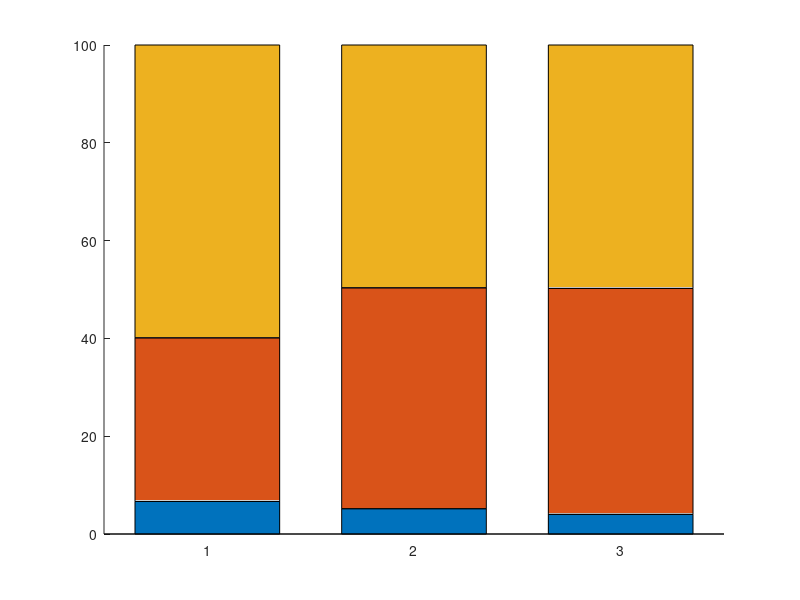

This figure's MATLAB source: (Note: this script raises an error after producing the figure.)
%% VIP
clear
load('FigureS4.mat','VIP','-mat');
Animals = VIP.Animals;
All_Delta_df_against_N_CellTag = VIP.All_Delta_df_against_N_CellTag;
Fraction_CellTag_combo = VIP.Fraction_CellTag_combo;
Fraction_mvm_in_celltage_dec = VIP.Fraction_mvm_in_celltage_dec;
combo_Fraction_mvm_in_celltage_dec = VIP.combo_Fraction_mvm_in_celltage_dec;

%% Plot Figure S4A, significantly changed fraction
for ii = 1:4
    temp_bar(ii,:) = [sum(All_Delta_df_against_N_CellTag(:,ii)==1),sum(All_Delta_df_against_N_CellTag(:,ii)==-1),sum(All_Delta_df_against_N_CellTag(:,ii)==0)];
end
figure; hold on; set(gcf,'color','w','position',[400 400 200 200]);
bar(temp_bar(2:4,:)/sum(temp_bar(1,:))*100,'stacked','barwidth',0.7);
xlim([0.5,3.5]);ylim([0 100]); % [1,0.7,0.1;0.3,0.75,0.93;0.8,0.8,0.8]
xticks([1:3]);xticklabels(Stages(2:4));ylabel('Fraction (%)');
axis square;
% Stats
clear pval
x1 = [repmat('E',sum(temp_bar(1,:)),1);repmat('M',sum(temp_bar(1,:)),1)];
x2 = [All_Delta_df_against_N_CellTag(:,2);All_Delta_df_against_N_CellTag(:,3)];
[tbl,~,pval(1),~] = crosstab(x1,x2);
x1 = [repmat('E',sum(temp_bar(1,:)),1);repmat('L',sum(temp_bar(1,:)),1)];
x2 = [All_Delta_df_against_N_CellTag(:,2);All_Delta_df_against_N_CellTag(:,4)];
[tbl,~,pval(2),~] = crosstab(x1,x2);
x1 = [repmat('M',sum(temp_bar(1,:)),1);repmat('L',sum(temp_bar(1,:)),1)];
x2 = [All_Delta_df_against_N_CellTag(:,3);All_Delta_df_against_N_CellTag(:,4)];
[tbl,~,pval(3),~] = crosstab(x1,x2);
[FDR] = mafdr(pval,'BHFDR', true);

%% Plot Figure S4B, significantly changed fraction, randomly select 50% animals every sweep, 
figure; hold on; set(gcf,'color','w','position',[50 50 800 200]);
for ii = 2:4
    subplot(1,4,ii); hold on;
    temp_var = Fraction_CellTag_combo{ii};
    plot(temp_var(:,1)*100,temp_var(:,2)*100,'linestyle','none','marker','.','color',[0.5 0.5 0.5]);
    plot(temp_bar(ii,1)/length(All_Delta_df_against_N_CellTag)*100,temp_bar(ii,2)/length(All_Delta_df_against_N_CellTag)*100,'marker','x','color','k');
    xlim([0 60]);ylim([0 80]);
    plot([0,60],[0,60],'linestyle',':','color','k');
    xlabel('Inc. fraction (%)');ylabel('Dec. fraction (%)'); axis square;
    xlim([0 60]);xticks([0:20:60]);
    title(Stages{ii});
    axis square;
end

%% Plot Figure S4C, relationship between significalty decreased activity and movement modulation
figure; set(gcf,'color','w','position',[2000 100 600 200]); hold on
for ii = 1:3
    subplot(1,3,ii); hold on
    temp = combo_Fraction_mvm_in_celltage_dec{ii+1};
    plot(temp','color',[0.8,0.8,0.8]);
    temp = Fraction_mvm_in_celltage_dec(ii+1,:);
    bar([1:9],temp,'facecolor','none','edgecolor','k','barwidth',0.6);
    xlim([0 10]);ylim([0 1]);
    yticks([0:0.2:1]);yticklabels([0:20:100]);
    line([3.5 3.5],ylim,'color','k','linestyle',':');
    line([6.5 6.5],ylim,'color','k','linestyle',':');
    text(2,0.9,'Act.','color','k','fontsize',8,'HorizontalAlignment','center');
    text(5,0.9,'Sup.','color','k','fontsize',8,'HorizontalAlignment','center');
    text(8,0.9,'no','color','k','fontsize',8,'HorizontalAlignment','center');
    xticks([1:9]);xticklabels({'a.','s.','n.','a.','s.','n.','a.','s.','n.'});
    ylabel('Fraction (%)');
end 

%% SOM
clear
load('FigureS4.mat','SOM','-mat');
Animals = SOM.Animals;
All_Delta_df_against_N_CellTag = SOM.All_Delta_df_against_N_CellTag;
Fraction_CellTag_combo = SOM.Fraction_CellTag_combo;
Fraction_mvm_in_celltage_inc = SOM.Fraction_mvm_in_celltage_inc;
combo_Fraction_mvm_in_celltage_inc = SOM.combo_Fraction_mvm_in_celltage_inc;

%% Plot Figure S4D, significantly changed fraction
for ii = 1:4
    temp_bar(ii,:) = [sum(All_Delta_df_against_N_CellTag(:,ii)==1),sum(All_Delta_df_against_N_CellTag(:,ii)==-1),sum(All_Delta_df_against_N_CellTag(:,ii)==0)];
end
figure; hold on; set(gcf,'color','w','position',[400 400 200 200]);
bar(temp_bar(2:4,:)/sum(temp_bar(1,:))*100,'stacked','barwidth',0.7);
xlim([0.5,3.5]);ylim([0 100]); % [1,0.7,0.1;0.3,0.75,0.93;0.8,0.8,0.8]
xticks([1:3]);xticklabels(Stages(2:4));ylabel('Fraction (%)');
axis square;
% Stats
clear pval
x1 = [repmat('E',sum(temp_bar(1,:)),1);repmat('M',sum(temp_bar(1,:)),1)];
x2 = [All_Delta_df_against_N_CellTag(:,2);All_Delta_df_against_N_CellTag(:,3)];
[tbl,~,pval(1),~] = crosstab(x1,x2);
x1 = [repmat('E',sum(temp_bar(1,:)),1);repmat('L',sum(temp_bar(1,:)),1)];
x2 = [All_Delta_df_against_N_CellTag(:,2);All_Delta_df_against_N_CellTag(:,4)];
[tbl,~,pval(2),~] = crosstab(x1,x2);
x1 = [repmat('M',sum(temp_bar(1,:)),1);repmat('L',sum(temp_bar(1,:)),1)];
x2 = [All_Delta_df_against_N_CellTag(:,3);All_Delta_df_against_N_CellTag(:,4)];
[tbl,~,pval(3),~] = crosstab(x1,x2);
[FDR] = mafdr(pval,'BHFDR', true);

%% Plot Figure S4E, significantly changed fraction, randomly select 50% animals every sweep, 
figure; hold on; set(gcf,'color','w','position',[50 50 800 200]);
for ii = 2:4
    subplot(1,4,ii); hold on;
    temp_var = Fraction_CellTag_combo{ii};
    plot(temp_var(:,1)*100,temp_var(:,2)*100,'linestyle','none','marker','.','color',[0.5 0.5 0.5]);
    plot(temp_bar(ii,1)/length(All_Delta_df_against_N_CellTag)*100,temp_bar(ii,2)/length(All_Delta_df_against_N_CellTag)*100,'marker','x','color','k');
    xlim([0 50]);ylim([0 50]);
    plot([0,50],[0,50],'linestyle',':','color','k');
    xlabel('Inc. fraction (%)');ylabel('Dec. fraction (%)'); axis square;
    xticks([0:25:50]);
    title(Stages{ii});
    axis square;
end

%%  Plot Figure S4F, relationship between significalty increased activity and movement modulation
figure; set(gcf,'color','w','position',[2000 100 600 200]); hold on
for ii = 1:3
    subplot(1,3,ii); hold on
    temp = combo_Fraction_mvm_in_celltage_inc{ii+1};
    plot(temp','color',[0.8,0.8,0.8]);
    temp = Fraction_mvm_in_celltage_inc(ii+1,:);
    bar([1:9],temp,'facecolor','none','edgecolor','k','barwidth',0.6);
    xlim([0 10]);ylim([0 1]);
    yticks([0:0.2:1]);yticklabels([0:20:100]);
    line([3.5 3.5],ylim,'color','k','linestyle',':');
    line([6.5 6.5],ylim,'color','k','linestyle',':');
    text(2,0.9,'Act.','color','k','fontsize',8,'HorizontalAlignment','center');
    text(5,0.9,'Sup.','color','k','fontsize',8,'HorizontalAlignment','center');
    text(8,0.9,'no','color','k','fontsize',8,'HorizontalAlignment','center');
    xticks([1:9]);xticklabels({'a.','s.','n.','a.','s.','n.','a.','s.','n.'});
    ylabel('Fraction (%)');
end 


